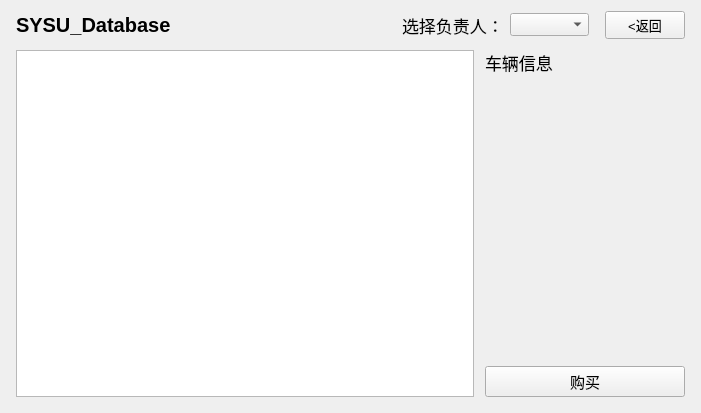
<?xml version="1.0" encoding="UTF-8"?>
<ui version="4.0">
 <class>Buy</class>
 <widget class="QWidget" name="Buy">
  <property name="geometry">
   <rect>
    <x>0</x>
    <y>0</y>
    <width>701</width>
    <height>413</height>
   </rect>
  </property>
  <property name="windowTitle">
   <string>Form</string>
  </property>
  <layout class="QHBoxLayout" name="horizontalLayout_4">
   <item>
    <spacer name="horizontalSpacer">
     <property name="orientation">
      <enum>Qt::Horizontal</enum>
     </property>
     <property name="sizeType">
      <enum>QSizePolicy::Fixed</enum>
     </property>
     <property name="sizeHint" stdset="0">
      <size>
       <width>5</width>
       <height>20</height>
      </size>
     </property>
    </spacer>
   </item>
   <item>
    <layout class="QVBoxLayout" name="verticalLayout_2">
     <item>
      <layout class="QHBoxLayout" name="horizontalLayout_2">
       <item>
        <widget class="QLabel" name="label_title">
         <property name="font">
          <font>
           <pointsize>15</pointsize>
           <weight>75</weight>
           <bold>true</bold>
          </font>
         </property>
         <property name="text">
          <string>SYSU_Database</string>
         </property>
        </widget>
       </item>
       <item>
        <layout class="QHBoxLayout" name="horizontalLayout">
         <item>
          <spacer name="horizontalSpacer_3">
           <property name="orientation">
            <enum>Qt::Horizontal</enum>
           </property>
           <property name="sizeType">
            <enum>QSizePolicy::Expanding</enum>
           </property>
           <property name="sizeHint" stdset="0">
            <size>
             <width>40</width>
             <height>20</height>
            </size>
           </property>
          </spacer>
         </item>
         <item>
          <widget class="QLabel" name="label_choose">
           <property name="font">
            <font>
             <pointsize>13</pointsize>
            </font>
           </property>
           <property name="text">
            <string>选择负责人：</string>
           </property>
          </widget>
         </item>
         <item>
          <widget class="QComboBox" name="comboBox">
           <property name="font">
            <font>
             <pointsize>10</pointsize>
            </font>
           </property>
          </widget>
         </item>
        </layout>
       </item>
       <item>
        <spacer name="horizontalSpacer_5">
         <property name="orientation">
          <enum>Qt::Horizontal</enum>
         </property>
         <property name="sizeType">
          <enum>QSizePolicy::Fixed</enum>
         </property>
         <property name="sizeHint" stdset="0">
          <size>
           <width>10</width>
           <height>20</height>
          </size>
         </property>
        </spacer>
       </item>
       <item>
        <widget class="QPushButton" name="pushButton_back">
         <property name="font">
          <font>
           <pointsize>10</pointsize>
          </font>
         </property>
         <property name="text">
          <string>&lt;返回</string>
         </property>
        </widget>
       </item>
      </layout>
     </item>
     <item>
      <spacer name="verticalSpacer">
       <property name="orientation">
        <enum>Qt::Vertical</enum>
       </property>
       <property name="sizeType">
        <enum>QSizePolicy::Fixed</enum>
       </property>
       <property name="sizeHint" stdset="0">
        <size>
         <width>20</width>
         <height>5</height>
        </size>
       </property>
      </spacer>
     </item>
     <item>
      <layout class="QHBoxLayout" name="horizontalLayout_3">
       <item>
        <widget class="QGraphicsView" name="graphicsView"/>
       </item>
       <item>
        <spacer name="horizontalSpacer_4">
         <property name="orientation">
          <enum>Qt::Horizontal</enum>
         </property>
         <property name="sizeType">
          <enum>QSizePolicy::Fixed</enum>
         </property>
         <property name="sizeHint" stdset="0">
          <size>
           <width>5</width>
           <height>20</height>
          </size>
         </property>
        </spacer>
       </item>
       <item>
        <layout class="QVBoxLayout" name="verticalLayout">
         <item>
          <widget class="QLabel" name="label_info">
           <property name="minimumSize">
            <size>
             <width>200</width>
             <height>150</height>
            </size>
           </property>
           <property name="font">
            <font>
             <pointsize>13</pointsize>
            </font>
           </property>
           <property name="text">
            <string>车辆信息</string>
           </property>
           <property name="alignment">
            <set>Qt::AlignLeading|Qt::AlignLeft|Qt::AlignTop</set>
           </property>
          </widget>
         </item>
         <item>
          <widget class="QPushButton" name="pushButton_buy">
           <property name="maximumSize">
            <size>
             <width>16777215</width>
             <height>16777215</height>
            </size>
           </property>
           <property name="font">
            <font>
             <pointsize>11</pointsize>
            </font>
           </property>
           <property name="text">
            <string>购买</string>
           </property>
          </widget>
         </item>
        </layout>
       </item>
      </layout>
     </item>
     <item>
      <spacer name="verticalSpacer_3">
       <property name="orientation">
        <enum>Qt::Vertical</enum>
       </property>
       <property name="sizeType">
        <enum>QSizePolicy::Fixed</enum>
       </property>
       <property name="sizeHint" stdset="0">
        <size>
         <width>20</width>
         <height>5</height>
        </size>
       </property>
      </spacer>
     </item>
    </layout>
   </item>
   <item>
    <spacer name="horizontalSpacer_2">
     <property name="orientation">
      <enum>Qt::Horizontal</enum>
     </property>
     <property name="sizeType">
      <enum>QSizePolicy::Fixed</enum>
     </property>
     <property name="sizeHint" stdset="0">
      <size>
       <width>5</width>
       <height>20</height>
      </size>
     </property>
    </spacer>
   </item>
  </layout>
 </widget>
 <resources/>
 <connections/>
</ui>
